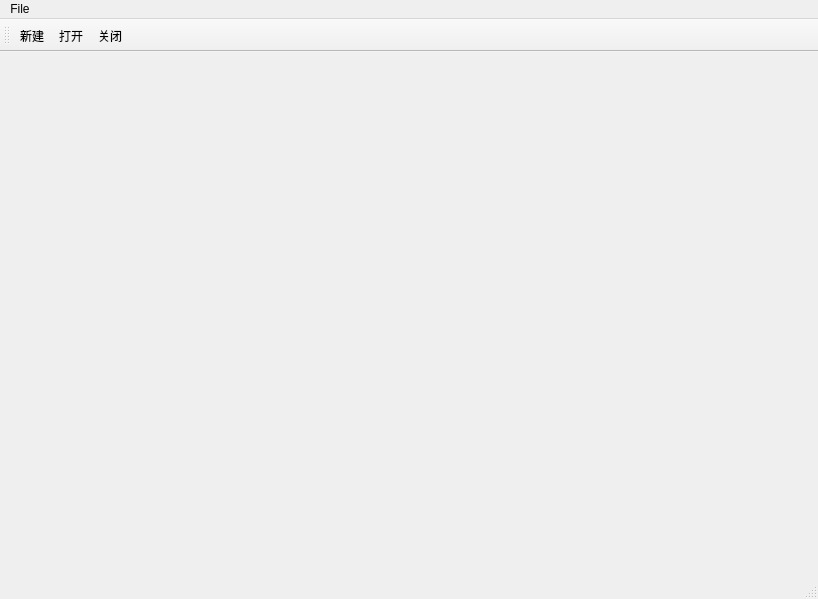
<?xml version="1.0" encoding="UTF-8"?>
<ui version="4.0">
 <class>MainWindow</class>
 <widget class="QMainWindow" name="MainWindow">
  <property name="geometry">
   <rect>
    <x>0</x>
    <y>0</y>
    <width>818</width>
    <height>599</height>
   </rect>
  </property>
  <property name="windowTitle">
   <string>MainWindow</string>
  </property>
  <widget class="QWidget" name="centralwidget"/>
  <widget class="QMenuBar" name="menubar">
   <property name="geometry">
    <rect>
     <x>0</x>
     <y>0</y>
     <width>818</width>
     <height>26</height>
    </rect>
   </property>
   <widget class="QMenu" name="menuFile">
    <property name="title">
     <string>File</string>
    </property>
    <addaction name="actionNew"/>
    <addaction name="separator"/>
    <addaction name="actionOpen"/>
    <addaction name="actionClose"/>
   </widget>
   <addaction name="menuFile"/>
  </widget>
  <widget class="QStatusBar" name="statusbar"/>
  <widget class="QToolBar" name="toolBar">
   <property name="windowTitle">
    <string>toolBar</string>
   </property>
   <attribute name="toolBarArea">
    <enum>TopToolBarArea</enum>
   </attribute>
   <attribute name="toolBarBreak">
    <bool>true</bool>
   </attribute>
   <addaction name="actionNew"/>
   <addaction name="actionOpen"/>
   <addaction name="actionClose"/>
  </widget>
  <action name="actionNew">
   <property name="text">
    <string>新建</string>
   </property>
   <property name="toolTip">
    <string>创建新文件</string>
   </property>
   <property name="shortcut">
    <string>Ctrl+A</string>
   </property>
  </action>
  <action name="actionOpen">
   <property name="text">
    <string>打开</string>
   </property>
  </action>
  <action name="actionClose">
   <property name="text">
    <string>关闭</string>
   </property>
  </action>
 </widget>
 <resources/>
 <connections/>
</ui>
